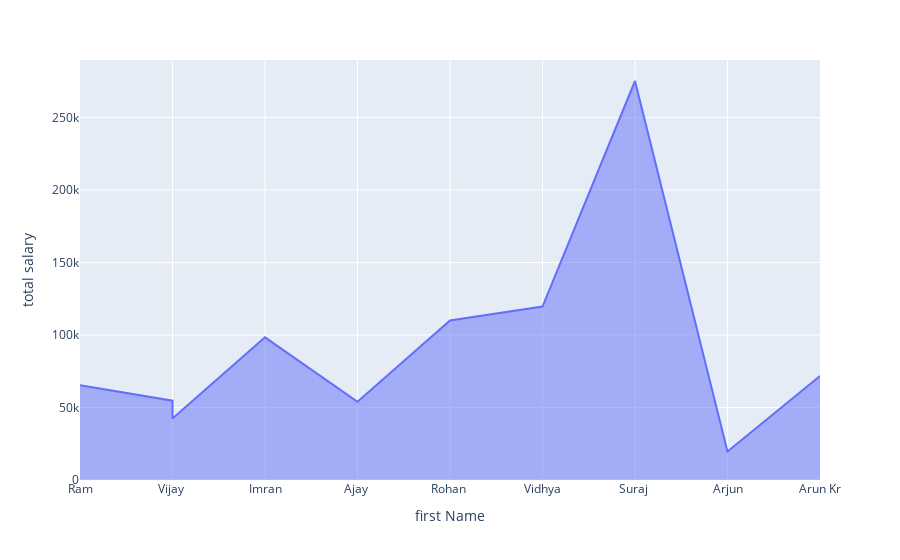

The code cell stored with this chart in its notebook:
### Code cell
# visualization - 
px.area(df,x='first Name',y='total salary')

### Figure 1 — Plotly figure (JSON) as saved in the notebook; plotly's stock layout.template omitted (floating-point values rounded to 4 significant figures)
{"data": [{"fillpattern": {"shape": ""}, "hovertemplate": "first Name=%{x}<br>total salary=%{y}<extra></extra>", "legendgroup": "", "line": {"color": "#636efa"}, "marker": {"symbol": "circle"}, "mode": "lines", "name": "", "orientation": "v", "showlegend": false, "stackgroup": "1", "type": "scatter", "x": ["Ram", "Vijay ", "Imran", "Ajay ", "Vijay ", "Rohan ", "Vidhya", "Suraj ", "Arjun", "Arun Kr"], "xaxis": "x", "y": [65400, 54701, 98412, 53980, 42501, 110000, 119600, 275201, 19701, 71701], "yaxis": "y"}], "layout": {"legend": {"tracegroupgap": 0}, "margin": {"t": 60}, "xaxis": {"anchor": "y", "domain": [0, 1], "title": {"text": "first Name"}}, "yaxis": {"anchor": "x", "domain": [0, 1], "title": {"text": "total salary"}}}}
